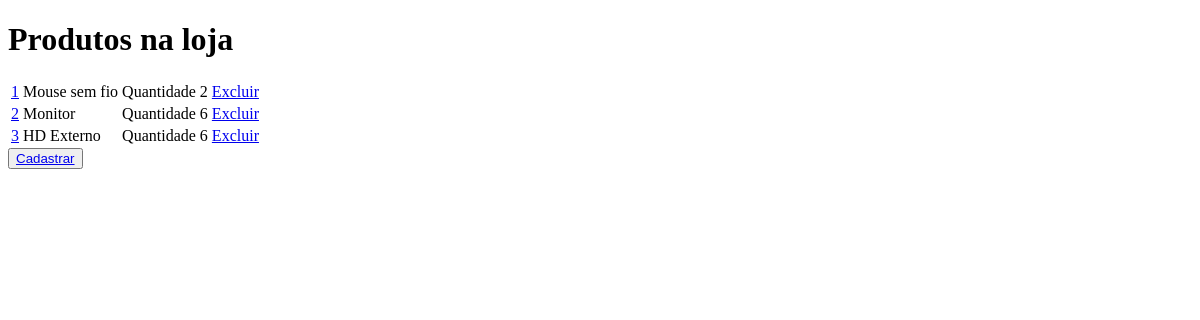
/produtos, run on an earlier commit of the app's database.
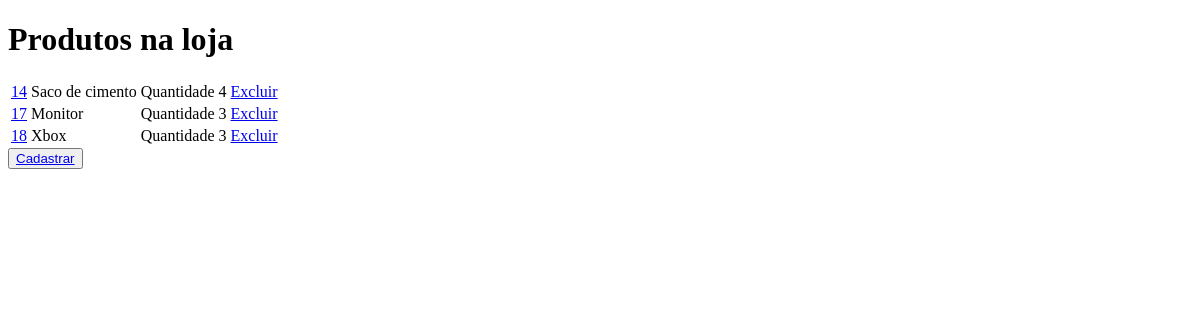
And on a later commit of the database.
### Loja/models.py (models this page shows)
class produto(models.Model):
    Desc = models.CharField(max_length=200)
    Quant = models.CharField(max_length=2)

### Loja/views.py (the view)
# urls.py: path('produtos', views.produtos, name='produtos'),
def produtos(request):
    template = loader.get_template('produtos.html')
    Produtos = produto.objects.all().values()
    context = {
        'Produtos': Produtos,
    }
    return  HttpResponse(template.render(context,request))

### Loja/templates/produtos.html (shortened to what this page needs)
<!DOCTYPE html>
<html lang="en">
<head>
</head>
<body class="#prod">
<table>
<h1>Produtos na loja</h1>
<tr>
  {% for x in Produtos %}
    <td><a href="update/{{x.id}}">{{x.id}}</a></td>
    <td>{{x.Desc}} </td>
    <td>Quantidade {{x.Quant}}</td>
    <td><a href="delete/{{ x.id }}">Excluir</a></td>
</tr>
{% endfor %}
</table>
<button type="button" class="btn btn-light"><a href="{% url 'add' %}">Cadastrar</a></button>
</body>
</html>

What changed in the data, as far as the page shows it:
removed produto: id "1", Desc "Mouse sem fio", Quant "2"
removed produto: id "2", Desc "Monitor", Quant "6"
removed produto: id "3", Desc "HD Externo", Quant "6"
added produto: id "14", Desc "Saco de cimento", Quant "4"
added produto: id "17", Desc "Monitor", Quant "3"
added produto: id "18", Desc "Xbox", Quant "3"
